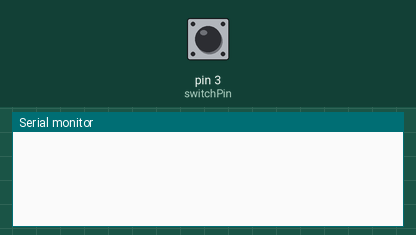
Recording of a sketch running on a simulated Arduino Uno, built with avr-gcc and run on an emulated ATmega328P. Parts: the last lines printed to the serial monitor. The inputs (shaded band) are chosen by the test bench; at power-on: pin 3 (switchPin) LOW.

Above: at 1.2 s.
1.3 s: pin 3 (switchPin) pulled HIGH for 0.15 s
At 1.9 s:
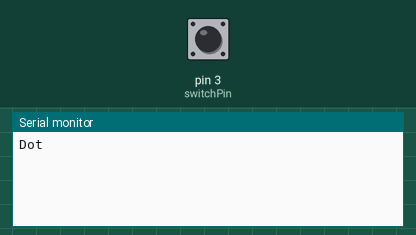
2.9 s: pin 3 (switchPin) pulled HIGH for 1 s
At 3.9 s:
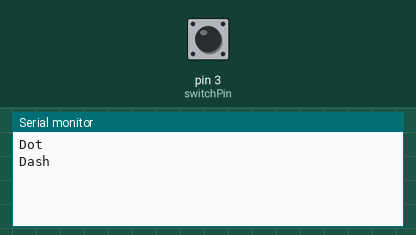

Measured:
- after the input at 1.3 s, the serial monitor: prints a new line after 0.15 s (image 1)
- after the input at 2.9 s, the serial monitor: prints a new line after 0.50 s (image 2)

The sketch:

working_dot_dash_intepreter_18_10_13.ino
```cpp
/*
 *  Press & Hold Switch LED program
 */

// Parameters
int HOLD_DELAY = 500;    // Sets the hold delay of switch for LED state change
int HOLD_CLICK = 20;

int switchPin  = 3;      // Switch is connected to pin x

// In-Program Variables
unsigned long start_hold;
boolean allow = false;
int sw_state;
int sw_laststate = LOW;

// Setup
void setup()
{
  Serial.begin(115200);
  pinMode(switchPin, INPUT);    // Set the switch pin as input
}

// Loop
void loop()
{
  sw_state = digitalRead(switchPin);             // read input value

  if (sw_state == HIGH && sw_laststate == LOW)
  {  // for button pressing
    start_hold = millis();                       // mark the time
    allow = true;                                // allow LED state changes
  } // end if

  if( allow == true && sw_state == HIGH && sw_laststate == HIGH)
  {  // if button remains pressed


      if ((millis() - start_hold) >= HOLD_DELAY)
      {                   // for longer than x/1000 sec(s)
         allow = false;         // prevent multiple state changes
         Serial.println("Dash");
      } // end inner if
  } // end outer if
  if( allow == true && sw_state == LOW && sw_laststate == HIGH)
  {
    if( (millis() - start_hold) < HOLD_DELAY && ((millis()-start_hold) > HOLD_CLICK))
    {
      allow = false;
      Serial.println("Dot");
    }
  }

  sw_laststate = sw_state;
} // end void loop
```
